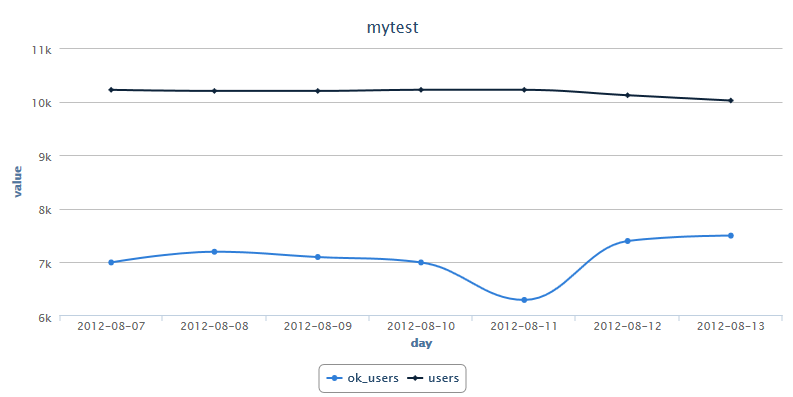

Recreate this plot in R.
require(reshape2)
require(rCharts)

mydata <- read.csv('symbol_line.csv', header=TRUE, sep=',' )
myd <- melt(mydata, id = "day");

rpic <- hPlot(
              x = "day", y = "value", data = myd, 
              group = "variable",
              type = "spline",  title="mytest"
              )

rpic$print("chart5")

rpic
